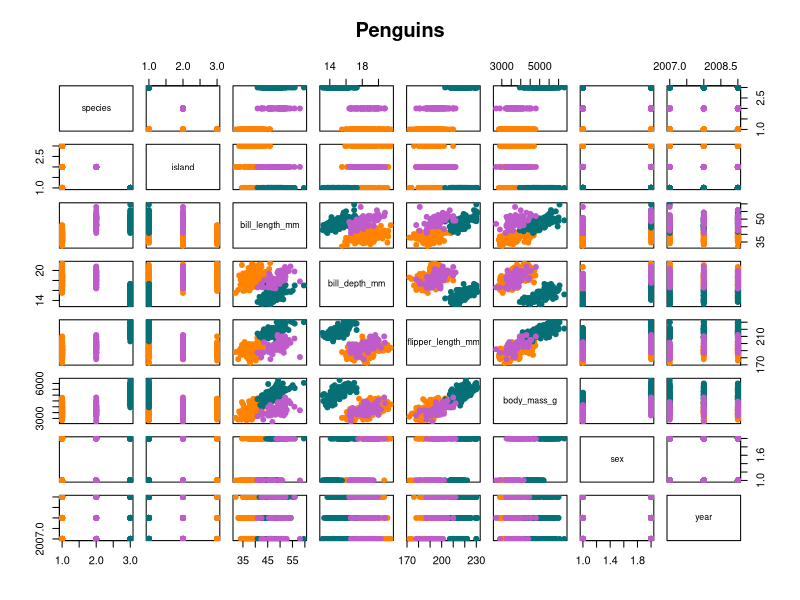

Here is the R script that generated this plot:
# B. Install the palmerpenguins package, load the penguins dataset.
install.packages("palmerpenguins")
library("palmerpenguins")

data(package = "palmerpenguins")
data("penguins")

# C. Compute the mean, the standard deviation and the median for the numeric 
# variables of the dataset.
bill_length_mean <- mean(penguins$bill_length_mm, na.rm = TRUE)
bill_depth_mean <- mean(penguins$bill_depth_mm, na.rm = TRUE)
flipper_length_mean <- mean(penguins$flipper_length_mm, na.rm = TRUE)
body_mass_mean <- mean(penguins$body_mass_g, na.rm = TRUE)

bill_length_sd <- sd(penguins$bill_length_mm, na.rm = TRUE)
bill_depth_sd <- sd(penguins$bill_depth_mm, na.rm = TRUE)
flipper_length_sd <- sd(penguins$flipper_length_mm, na.rm = TRUE)
body_mass_sd <- sd(penguins$body_mass_g, na.rm = TRUE)

bill_length_median <- median(penguins$bill_length_mm, na.rm = TRUE)
bill_depth_median <- median(penguins$bill_depth_mm, na.rm = TRUE)
flipper_length_median <- median(penguins$flipper_length_mm, na.rm = TRUE)
body_mass_median <- median(penguins$body_mass_g, na.rm = TRUE)

# Alternative method for the mean:
numeric_vars <- penguins[, 3:6] # get the column
numeric_vars_mean <- colMeans(numeric_vars, na.rm = TRUE)

# D. Create a function called stat_auto that simultaneously returns both the mean 
# and the standard deviation of a given vector (hint: return an object of type list
# or simply a vector). Then try it on the same numeric variables in C. to check the
# results (hint: if you obtain NA maybe you forgot to remove NA terms in vecotr)
stat_auto <- function(data_vec, removeNA = TRUE) {
  data_mean <- mean(data_vec, na.rm = removeNA)
  data_sd <- sd(data_vec, na.rm = removeNA)
  out <- list("Mean" = data_mean, "SD" = data_sd)
  return (out)
}

bill_length <- stat_auto(penguins$bill_length_mm)
bill_depth <- stat_auto(penguins$bill_depth_mm)
flipper_length <- stat_auto(penguins$flipper_length_mm)
body_mass <- stat_auto(penguins$body_mass_g)

# E. Create a function called stat_manual that simultaneusly returns both the mean
# and the standard deviation of a given vector without using the mean() and the sd()
# functions (hint: you can use length(), sum(), and na.omit() funtions). Then try it
# on the same numeric variables in C. to check the results.
stat_manual <- function(data_vec, removeNA = TRUE) {
  if (removeNA == TRUE) {
    data_vec <- na.omit(data_vec)
  }
  vec_len <- length(data_vec)
  avg <- sum(data_vec)/vec_len
  
  stddev <- sqrt(sum((data_vec - avg)^2) / (vec_len - 1))
  
  return (list("Mean" = avg, "SD" = stddev))
}

# Even after calculating summary statistics, it can be difficult to understand
# the data. On the contrary, a simple graph could bring more information to our mind.
# Adding color values for each penguin to separate the species.
png("./plots/penguins")
pCol <- c('#ff8301', '#bf5ccb', '#057076')
names(pCol) <- c('Adelie', 'Chinstrap', 'Gentoo')
plot(penguins, col = pCol[penguins$species], pch = 19, 
     main = "Penguins")
dev.off()

